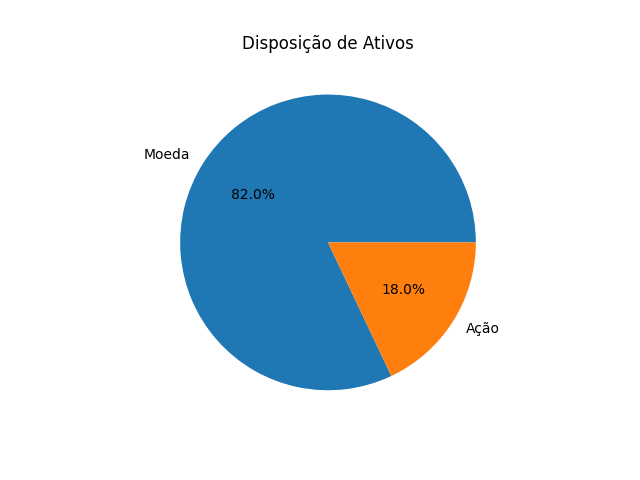

The Python source for this figure:
import pandas as pd
import matplotlib.pyplot as plt
from dados_acao import acao
from dados_moeda import moeda

def graf2(url):

    ls_moeda = moeda(url)
    ls_acao = acao(url)

    valor_total_moeda = 0
    valor_total_acao = 0

    for a in range(0, len(ls_moeda)):
        valor_total_moeda += ls_moeda[a]['Valor Investido']
    for b in range(0, len(ls_acao)):
        valor_total_acao += ls_acao[b]['Valor Investido']

    valor_total_acao = round(valor_total_acao, 2)
    valor_total_moeda = round(valor_total_moeda, 2)

    ls_ativos = {
        'Moeda': valor_total_moeda,
        'Ação': valor_total_acao
    }
    plt.pie(ls_ativos.values(), labels=ls_ativos.keys(), autopct='%1.1f%%')
    plt.title('Disposição de Ativos')


    plt.savefig('grafico_2.png')
    plt.close()
